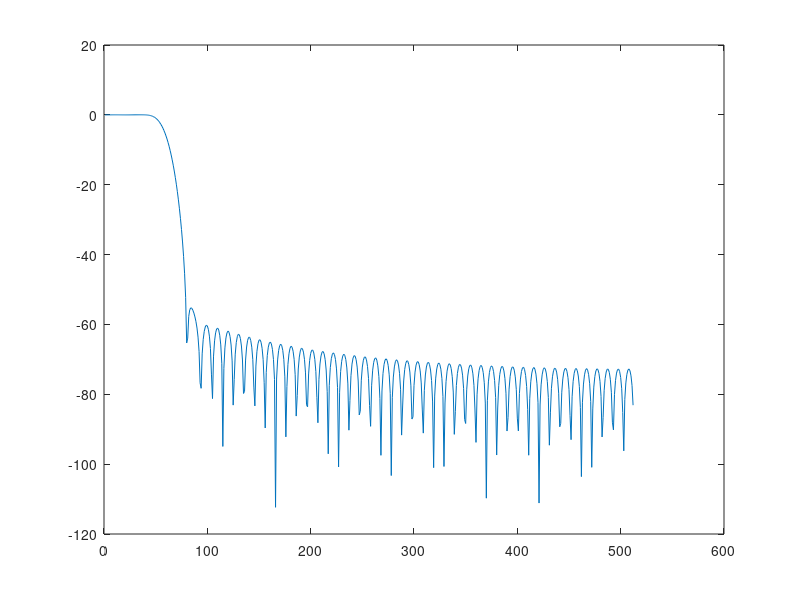
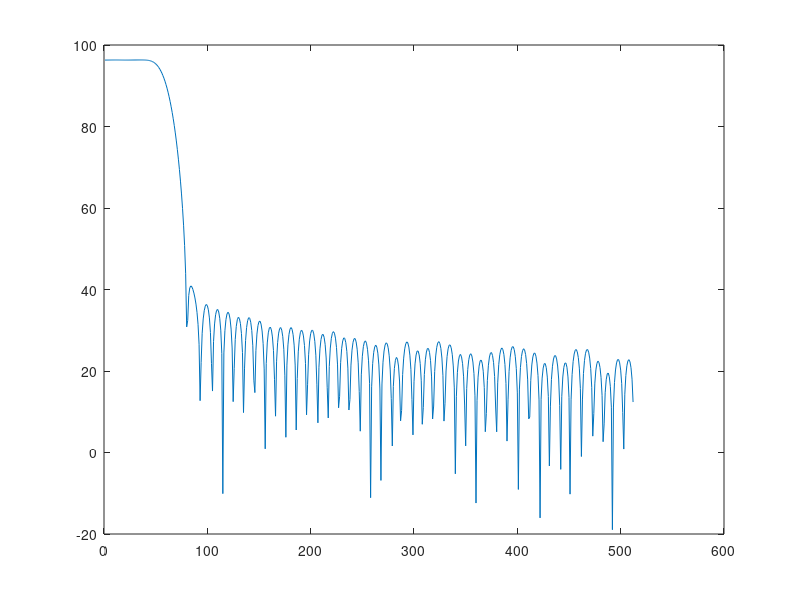

These figures' MATLAB source, in order:
clear all;
close all;
clc;

%Parameters
nb_taps=99;
nb_quant=2^14;
cut_off=0.125;

%VHDL parameters
filename='fir_with_opt_accu.vhd';
data_in_bus_size=12;
data_out_bus_size=12;
taps_size=log2(nb_quant);

%calculate Filter
f = [0 cut_off cut_off 1];
mhi = [1 1 0 0];
taps_ideal = fir2(nb_taps,f,mhi);

%ideal
h_ideal=freqz(taps_ideal,1,512);
h_ideal_dB=20*log10(abs(h_ideal));

%Quantified
compensate=71620.213414 / 65536.000000 ; %Here apply value from quant_taps_correct when compensate at 1
taps_quant= round( [ (nb_quant/2-1) / max(taps_ideal) * taps_ideal/compensate] );
h_quant=freqz(taps_quant,1,512);
h_quant_dB=20*log10(abs(h_quant));

%Identify the gain
quant_gain_lin=10^(max(h_quant_dB)/20);
quant_gain_log2=log2(quant_gain_lin);
quant_gain_lin_floor=2^floor(quant_gain_log2);
quant_taps_correct=quant_gain_lin/quant_gain_lin_floor;

%Display
figure(1);
plot(h_ideal_dB);
figure(2);
plot(h_quant_dB);

%Generate taps
##fid = fopen('taps.txt','w');
##for k=1:length(taps_quant)
##  fprintf(fid,'taps(%d) <= to_signed(%d,%d);\n',k-1,taps_quant(k),log2(nb_quant));
##end
##
##fclose(fid);

%----------------------------------------------------------
% Generate VHDL
%----------------------------------------------------------
fid=fopen(filename,'w');

fprintf(fid,'library IEEE;                                                                                            \n');
fprintf(fid,'use IEEE.std_logic_1164.all;                                                                             \n');
fprintf(fid,'use IEEE.numeric_std.all;                                                                                \n');
fprintf(fid,'use     ieee.math_real.all;                                                                              \n');
fprintf(fid,'                                                                                                         \n');
fprintf(fid,'entity fir_with_opt_accu is                                                                                            \n');
fprintf(fid,' port (                                                                                                  \n');
fprintf(fid,'            clk             : in std_logic;                                                              \n');
fprintf(fid,'                                                                                                         \n');
fprintf(fid,'            data_in         : in std_logic_vector(%d downto 0);                                          \n',data_in_bus_size-1);
fprintf(fid,'            data_in_en      : in std_logic;                                                              \n');
fprintf(fid,'                                                                                                         \n');
fprintf(fid,'			data_out		: out std_logic_vector(%d downto 0);                                          \n',data_out_bus_size-1);
fprintf(fid,'			data_out_en		: out std_logic                                                               \n');
fprintf(fid,'                                                                                                         \n');
fprintf(fid,' );                                                                                                      \n');
fprintf(fid,'end entity fir_with_opt_accu;                                                                                          \n');
fprintf(fid,'                                                                                                         \n');
fprintf(fid,'architecture rtl of fir_with_opt_accu is                                                                               \n');
fprintf(fid,'                                                                                                         \n');
fprintf(fid,'                                                                                                         \n');
fprintf(fid,'                                                                                                         \n');
fprintf(fid,'constant nb_taps                        : integer:=%d;                                                   \n',length(taps_quant));
fprintf(fid,'type taps_type                          is array (0 to nb_taps-1) of signed(%d downto 0);                \n',taps_size-1);
fprintf(fid,'signal taps                             : taps_type;                                                     \n');
fprintf(fid,'type fir_reg_type                       is array (0 to nb_taps-1) of signed(%d downto 0);                \n',data_in_bus_size-1);
fprintf(fid,'signal fir_reg                          : fir_reg_type:=(others=>(others=>''0''));                        \n');

for k=1:length(taps_quant)
  fprintf(fid,'signal fir_reg_d%d                          : fir_reg_type:=(others=>(others=>''0''));                        \n',k);
end

fprintf(fid,'type taps_x_fir_reg_type                is array (0 to nb_taps-1) of signed(%d downto 0);                \n',data_in_bus_size+taps_size-1);
fprintf(fid,'signal taps_x_fir_reg                   : taps_x_fir_reg_type;                                           \n');
fprintf(fid,'                                                                                                         \n');
fprintf(fid,'                                                                                                         \n');
fprintf(fid,'                                                                                                         \n');
fprintf(fid,'type taps_x_fir_reg_accu_type           is array (0 to nb_taps) of signed(63 downto 0);                  \n');
fprintf(fid,'signal taps_x_fir_reg_accu              : taps_x_fir_reg_accu_type:=(others=>(others=>''0'')); \n');
fprintf(fid,'signal taps_x_fir_reg_accu_en           : std_logic_vector(nb_taps-1 downto 0);                          \n');  
fprintf(fid,'                                                                                                         \n');
fprintf(fid,'                                                                                                         \n');
fprintf(fid,'                                                                                                         \n');
fprintf(fid,'signal data_in_en_r1               : std_logic;                                                          \n');
fprintf(fid,'signal data_in_en_r2               : std_logic;                                                          \n');
fprintf(fid,'signal data_in_en_r3               : std_logic;                                                          \n');
fprintf(fid,'signal data_out_prepare            : std_logic_vector(%d downto 0);                                      \n',data_out_bus_size-1);
fprintf(fid,'signal data_out_prepare_en         : std_logic;                                                          \n');
fprintf(fid,'                                                                                                         \n');
fprintf(fid,'begin                                                                                                    \n');
fprintf(fid,'                                                                                                         \n');
fprintf(fid,'                                                                                                         \n');
fprintf(fid,'                                                                                                         \n');
fprintf(fid,'    ------------------------------------------                                                           \n');
fprintf(fid,'    -- Fir implementation                                                                                \n');
fprintf(fid,'    ------------------------------------------                                                           \n');
fprintf(fid,'    process(clk)                                                                                         \n');
fprintf(fid,'    variable v_round : signed(1 downto 0);                                                               \n');
fprintf(fid,'    begin                                                                                                \n');
fprintf(fid,'                                                                                                         \n');
fprintf(fid,'        if rising_edge(clk) then                                                                         \n');
fprintf(fid,'                                                                                                         \n');
fprintf(fid,'            --shift registers                                                                            \n');
fprintf(fid,'            if data_in_en=''1'' then                                                                     \n');
fprintf(fid,'                fir_reg(0) <= signed(data_in);                                                           \n');
fprintf(fid,'                for I in 1 to nb_taps-1 loop                                                             \n');
fprintf(fid,'                       fir_reg(I) <= fir_reg(I-1);                                                       \n');
fprintf(fid,'                    end loop;                                                                            \n');
fprintf(fid,'            end if;                                                                                      \n');
fprintf(fid,'            data_in_en_r1 <= data_in_en;                                                                 \n');
fprintf(fid,'            data_in_en_r2 <= data_in_en_r1;                                                                 \n');
fprintf(fid,'                                                                                                         \n');
fprintf(fid,'            --multiply                                                                                   \n');
fprintf(fid,'            --First tap                                                                                  \n');
fprintf(fid,'            taps_x_fir_reg_accu(0) <= resize(fir_reg(0) *  taps(0),64);                                  \n');
fprintf(fid,'            fir_reg_d1 <= fir_reg;                                                                       \n');
fprintf(fid,'            taps_x_fir_reg_accu_en(0)<= data_in_en_r2;                                                   \n');                          

fprintf(fid,'                                                                                                         \n');

for k=2:length(taps_quant)
  fprintf(fid,'            fir_reg_d%d <= fir_reg_d%d;                                                                 \n',k,k-1);
  fprintf(fid,'            taps_x_fir_reg(%d)           <= fir_reg_d%d(%d) *  taps(%d);                                                 \n',k-1,k-1,k-1,k-1);
  fprintf(fid,'            taps_x_fir_reg_accu(%d)      <= taps_x_fir_reg(%d) + taps_x_fir_reg_accu(%d);                                    \n',k-1,k-1,k-2);
  fprintf(fid,'            taps_x_fir_reg_accu_en(%d)   <= taps_x_fir_reg_accu_en(%d);                                  \n',k-1,k-2);
  fprintf(fid,'                                                                                                         \n');
end

fprintf(fid,'                                                                                                         \n');
fprintf(fid,'            v_round := ''0'' & taps_x_fir_reg_accu(%d)(%d);                                                     \n',k-1,quant_gain_log2-1);
fprintf(fid,'            data_out_prepare <= std_logic_vector(taps_x_fir_reg_accu(%d)(%d downto %d) + v_round);                                                                         \n',k-1,quant_gain_log2+data_out_bus_size-1,quant_gain_log2);
fprintf(fid,'            data_out_prepare_en <= taps_x_fir_reg_accu_en(%d);--;                                                    \n\n',k-1);
fprintf(fid,'                                                                                                         \n');
fprintf(fid,'       end if;                                                                                           \n');
fprintf(fid,'                                                                                                         \n');
fprintf(fid,'    end process;                                                                                         \n');
fprintf(fid,'                                                                                                         \n');
fprintf(fid,'                                                                                                         \n');
fprintf(fid,'                                                                                                         \n');
fprintf(fid,' data_out     <= data_out_prepare;                                                                       \n');
fprintf(fid,' data_out_en  <= data_out_prepare_en;                                                                    \n');
fprintf(fid,'                                                                                                         \n');
fprintf(fid,'                                                                                                         \n');
fprintf(fid,'                                                                                                         \n');

%Prints taps to the file
for k=1:length(taps_quant)
  fprintf(fid,' taps(%d) <= to_signed(%d,%d);\n',k-1,taps_quant(k),log2(nb_quant));
end;

%End RTL
fprintf(fid,'                                                                                                         \n');
fprintf(fid,'                                                                                                         \n');
fprintf(fid,'                                                                                                         \n');
fprintf(fid,' end rtl;                                                                                                \n');

fclose(fid);

fprintf('!!!!!!! Check that everything is ok with gain !!!!!!!!!!!!!\n');
fprintf('%f / %f\n', quant_gain_lin,quant_gain_lin_floor);
fprintf('\n');

if mod(length(taps_ideal),2)==1
  fprintf('!!!!!!! Error, the number of taps is odd !!!!!!!!!!!!!\n');
end